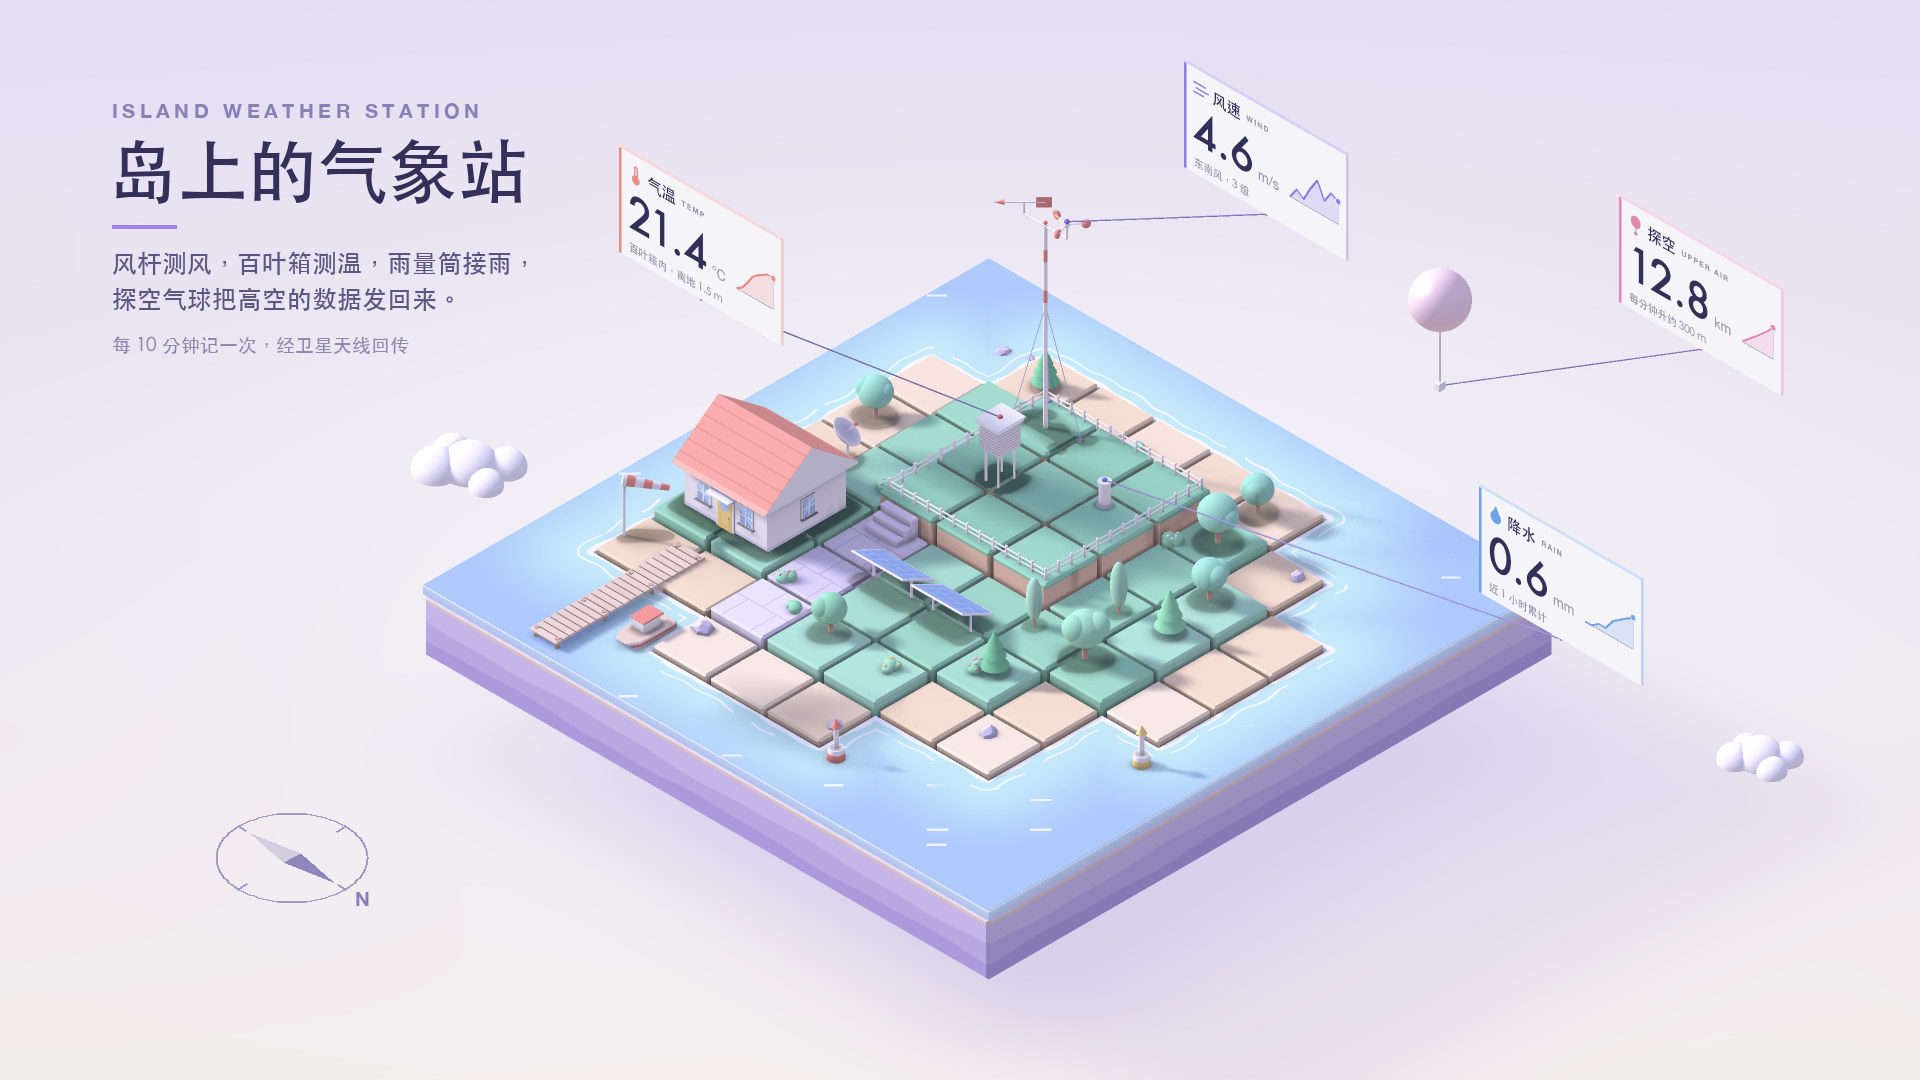

Write the Python code that produced this figure.
"""Example (isometric 2.5D): 岛上的气象站 · Island Weather Station — a pastel isometric diorama of a small island that
turns its weather into four numbers: a fenced observation plot on a raised terrace (a louvred thermometer screen,
a rain gauge, a wind mast with cup anemometer and vane), the keeper's house with a satellite dish and solar panels,
a jetty with a boat, trees, rocks and a shore of foam; a weather balloon rising with its radiosonde and two
flat-bottomed clouds. Floating data cards (wind, temperature, rain, upper air) drop slim leaders to the
instrument each number comes from. Everything is traced solids lit by one soft sun. No image model.
python3 isometric_weather_island.py [out.jpg] [--stages DIR]
"""
import os, sys, time
import numpy as np
sys.path.insert(0, os.path.join(os.path.dirname(os.path.abspath(__file__)), '..', 'lib'))
from isometric import Isometric, INK, CORAL

out = sys.argv[1] if len(sys.argv) > 1 and not sys.argv[1].startswith('--') else 'isometric_weather_island.jpg'
stages = sys.argv[sys.argv.index('--stages') + 1] if '--stages' in sys.argv else None
t0 = time.time()

iso = Isometric(1920, 1080, seed=11, scale=80, look=(5, 5, 0), at=(0.515, 0.55), record=stages is not None)

WHITE, LAV, LAVD = '#fbfaf8', '#e7e1f3', '#b9addc'

# ---- 1. the floating slab
iso.backdrop('#e4def3', '#f5eeee', '#fbf8ff')
iso.slab(0, 0, 10, 10, z0=-0.95)
iso.stage('slab')

# ---- 2. land and sea: 0 sea, 1 sand, 2 grass, 3 the raised terrace of the observation plot, 4 a paved path
levels = np.array([
    [0, 0, 0, 0, 0, 0, 0, 0, 0, 0],
    [0, 0, 1, 1, 1, 1, 1, 0, 0, 0],
    [0, 1, 2, 3, 3, 3, 2, 1, 0, 0],
    [0, 1, 2, 3, 3, 3, 2, 2, 1, 0],
    [0, 1, 2, 3, 3, 3, 2, 2, 1, 0],
    [0, 2, 2, 4, 2, 2, 2, 2, 1, 0],
    [0, 2, 2, 4, 2, 2, 2, 1, 0, 0],
    [0, 1, 1, 4, 2, 2, 1, 1, 0, 0],
    [0, 0, 0, 1, 1, 1, 0, 0, 0, 0],
    [0, 0, 0, 0, 0, 0, 0, 0, 0, 0]])
iso.tiles(levels)
iso.sea(shallow='#c3eae6', deep='#abc9f1', waves=1.0)
iso.stage('land')

G, T = 0.32, 0.60                       # grass and terrace tile tops

# ---- 3. jetty, steps from the path up to the terrace, rocks on the shore
iso.pier(7.2, 1.72, 9.85, 2.2, z=0.27)
for k in range(3):                                     # three steps from the grass up to the terrace
    x0 = 5.02 + 0.13 * (2 - k)
    iso.box(x0, 3.22, 0.0, x0 + 0.13, 3.78, 0.3 + (T - 0.3) * (k + 1) / 3.3, LAV, bevel=0.012)
for (x, y, r) in [(1.3, 1.55, 0.12), (1.15, 1.9, 0.08), (8.3, 3.25, 0.13), (7.35, 7.35, 0.11), (2.25, 7.7, 0.1),
                  (8.6, 5.9, 0.1)]:
    z = iso.top_z(x, y)
    iso.rock(x, y, z - (0.05 if z < 0.2 else 0), r)
for (x, y, col) in [(9.0, 6.3, CORAL), (6.4, 9.1, '#f7df97')]:             # two channel buoys
    iso.cylinder(x, y, 0.04, 0.24, 0.13, col, r1=0.11)
    iso.cylinder(x, y, 0.24, 0.3, 0.11, WHITE, r1=0.1)
    iso.cylinder(x, y, 0.3, 0.62, 0.035, WHITE)
    iso.cylinder(x, y, 0.62, 0.74, 0.07, col, r1=0.0)
iso.stage('shore')

# ---- 4. the keeper's house, dish and solar panels
iso.building(5.25, 1.25, 6.65, 2.75, z=G, h=0.72, wall=WHITE, roof='gable', axis='y', roof_colour='#f3a597',
             windows=(1, 2, 1), door=('+x', 2.0), trim='#e9e2f3')
iso.dish(4.5, 2.0, G, r=0.22, yaw=125, tilt=40, h=0.42)
iso.windsock(7.55, 1.1, 0.22, h=0.85, yaw=135)          # streams north-west: a south-east wind
for k in range(2):
    iso.solar_panel(6.05, 4.35 + k * 1.05, G, w=0.92, d=0.62, tilt=26, yaw=0)
iso.stage('station')

# ---- 5. the observation plot: fence, thermometer screen, rain gauge, wind mast


def stevenson(x, y, z):
    """a louvred thermometer screen on four legs, white, with a double roof"""
    for dx in (-0.14, 0.14):
        for dy in (-0.11, 0.11):
            iso.box(x + dx - 0.014, y + dy - 0.014, z, x + dx + 0.014, y + dy + 0.014, z + 0.52, WHITE, bevel=0.005)
    zb = z + 0.5
    c = np.array([1.0, 1.0, 1.0], np.float32) * np.array([0.985, 0.978, 0.972], np.float32)

    def louvre(P, n, t):
        v = np.mod((P[:, 2] - zb) / 0.042, 1.0)
        side = np.abs(n[:, 2]) < 0.5
        k = np.where(side & (v < 0.34), 0.82, np.where(side & (v < 0.42), 0.93, 1.0))
        return c * k[:, None]
    iso.box(x - 0.2, y - 0.17, zb, x + 0.2, y + 0.17, zb + 0.36, WHITE, bevel=0.01, paint=louvre)
    iso.box(x - 0.23, y - 0.2, zb + 0.38, x + 0.23, y + 0.2, zb + 0.405, WHITE, bevel=0.008)
    iso.box(x - 0.25, y - 0.22, zb + 0.43, x + 0.25, y + 0.22, zb + 0.455, WHITE, bevel=0.008)
    return np.array([x, y, zb + 0.46])


def rain_gauge(x, y, z):
    """a copper-free white gauge: base ring, body, a darker funnel opening"""
    iso.cylinder(x, y, z, z + 0.03, 0.11, LAV)
    rim = np.array([0.30, 0.28, 0.40], np.float32)

    def top(P, n, t):
        r = np.hypot(P[:, 0] - x, P[:, 1] - y)
        c = np.where((n[:, 2] > 0.9) & (r < 0.062), 0.55, 1.0)[:, None]
        return np.array([0.975, 0.97, 0.965], np.float32) * c + rim * (1 - c) * 0.0
    iso.cylinder(x, y, z + 0.03, z + 0.33, 0.08, WHITE, paint=top)
    iso.cylinder(x, y, z + 0.33, z + 0.36, 0.088, WHITE, r1=0.09)
    return np.array([x, y, z + 0.37])


def wind_mast(x, y, z, h=2.7):
    """a slim white mast with coral bands, three guy wires, a cross-arm carrying a cup anemometer and a vane"""
    top = z + h
    band = np.array([0.95, 0.62, 0.57], np.float32); wh = np.array([0.985, 0.98, 0.975], np.float32)

    def bands(P, n, t):
        f = (P[:, 2] - z) / h
        on = ((f > 0.62) & (f < 0.68)) | ((f > 0.82) & (f < 0.88))
        return np.where(on[:, None], band, wh)
    iso.cylinder(x, y, z, top, 0.032, WHITE, r1=0.024, paint=bands)
    for a in (100, 220, 340):
        ax_, ay_ = x + 0.55 * np.cos(np.radians(a)), y + 0.55 * np.sin(np.radians(a))
        iso.tube((x, y, z + h * 0.6), (ax_, ay_, z + 0.01), 0.005, '#cfc8e4', ao=False)
        iso.box(ax_ - 0.03, ay_ - 0.03, z, ax_ + 0.03, ay_ + 0.03, z + 0.04, LAVD, bevel=0.01)
    arm0, arm1 = np.array([x, y - 0.38, top - 0.02]), np.array([x, y + 0.38, top - 0.02])
    iso.tube(arm0, arm1, 0.016, WHITE)
    # cup anemometer on the +y end
    ax_, ay_ = arm1[0], arm1[1]
    iso.cylinder(ax_, ay_, top - 0.02, top + 0.2, 0.014, WHITE)
    iso.cylinder(ax_, ay_, top + 0.17, top + 0.23, 0.035, WHITE)
    for k in range(3):
        a = np.radians(20 + 120 * k)
        e = np.array([ax_ + 0.24 * np.cos(a), ay_ + 0.24 * np.sin(a), top + 0.2])
        iso.tube((ax_, ay_, top + 0.2), e, 0.008, WHITE)
        tng = np.degrees(a) + 90                                       # cups open sideways, all the same way round
        iso.ellipsoid(e, (0.062, 0.062, 0.062), CORAL, yaw=tng, clip=[((np.cos(np.radians(tng)), np.sin(np.radians(tng)), 0),
                                                                    np.cos(np.radians(tng)) * e[0] + np.sin(np.radians(tng)) * e[1])])
    # wind vane on the -y end: shaft, pointer, tail fin
    vx, vy = arm0[0], arm0[1]
    iso.cylinder(vx, vy, top - 0.02, top + 0.16, 0.014, WHITE)
    yaw = -45.0                                                        # points into the wind: south-east (north is +y)
    d = np.array([np.cos(np.radians(yaw)), np.sin(np.radians(yaw)), 0])
    c = np.array([vx, vy, top + 0.16])
    iso.tube(c - d * 0.27, c + d * 0.24, 0.011, WHITE)
    iso.tube(c + d * 0.24, c + d * 0.37, 0.038, CORAL, r1=0.0)
    iso.obox(c - d * 0.25, (0.2, 0.014, 0.16), yaw=yaw, colour=CORAL, bevel=0.005)
    iso.sphere(x, y, top + 0.035, 0.028, CORAL)                          # obstruction light
    return np.array([ax_, ay_, top + 0.24])


iso.fence([(2.12, 3.12), (4.88, 3.12), (4.88, 5.88), (2.12, 5.88)], z=T, h=0.18, closed=True, spacing=0.23)
a_screen = stevenson(3.75, 3.95, T)
a_rain = rain_gauge(3.2, 5.25, T)
a_wind = wind_mast(2.55, 3.55, T, h=3.1)
iso.stage('instruments')

# ---- 6. trees, bushes, the boat
for (x, y, s_, k) in [(2.5, 6.55, 1.05, 'round'), (3.45, 7.35, 0.9, 'round'), (4.3, 7.5, 1.0, 'pine'),
                      (5.45, 7.15, 1.05, 'round'), (6.45, 6.55, 0.95, 'pine'), (1.55, 2.55, 0.9, 'pine'),
                      (1.6, 6.35, 0.85, 'round'), (4.45, 6.75, 0.85, 'poplar'), (5.4, 6.2, 0.8, 'poplar'),
                      (7.3, 4.5, 0.85, 'round'), (3.5, 1.5, 0.9, 'round')]:
    iso.tree(x, y, iso.top_z(x, y), s_, k)
for (x, y, fl) in [(6.85, 3.25, '#f6b3c4'), (5.15, 1.05, None), (7.35, 5.65, '#f7df97'), (1.7, 4.4, None),
                  (6.6, 6.35, '#f6b3c4'), (2.95, 6.2, '#fbfaf8'), (4.6, 2.8, '#c9b8f2'), (7.3, 3.8, None)]:
    iso.tree(x, y, iso.top_z(x, y), 1.1 if fl else 1.0, 'bush', flowers=fl)
iso.boat(8.9, 2.72, 0.14, length=0.95, width=0.38, yaw=0)
iso.stage('trees')

# ---- 7. the sky: a rising weather balloon and two clouds
bx, by, bz = iso.unproject(1440, 300, 4.4)
iso.balloon(bx, by, bz, r=0.4, colour='#fbe3ea', string=0.85)
a_ball = np.array([bx, by, bz - 0.4 - 0.85 - 0.06])
cx, cy, cz = iso.unproject(470, 470, 3.0)
iso.cloud(cx, cy, cz, 0.95)
cx, cy, cz = iso.unproject(1760, 760, 2.4)
iso.cloud(cx, cy, cz, 0.7)
iso.stage('sky')

# ---- 8. data cards, each with a leader to its instrument
cards = [
    dict(at=(700, 300), z=2.6, title='气温', tag='TEMP', value='21.4', unit='°C', note='百叶箱内，离地 1.5 m', icon='temp',
         series=[16.2, 16.8, 18.1, 19.6, 20.4, 21.0, 21.6, 21.4], anchor=a_screen, accent='#f08f86'),
    dict(at=(1265, 215), z=4.2, title='风速', tag='WIND', value='4.6', unit='m/s', note='东南风，3 级', icon='wind',
         series=[3.1, 3.8, 3.4, 4.4, 5.2, 4.1, 4.9, 4.6], anchor=a_wind, accent='#8f7ee6'),
    dict(at=(1700, 350), z=3.6, title='探空', tag='UPPER AIR', value='12.8', unit='km', note='每分钟升约 300 m', icon='balloon',
         series=[0, 1.6, 3.3, 5.0, 6.8, 8.6, 10.6, 12.8], anchor=a_ball, accent='#e98bb4'),
    dict(at=(1560, 640), z=1.8, title='降水', tag='RAIN', value='0.6', unit='mm', note='近 1 小时累计', icon='rain',
         series=[0, 0, 0.1, 0.1, 0.3, 0.4, 0.5, 0.6], anchor=a_rain, accent='#6fa8e8'),
]
for c in cards:
    x, y, z = iso.unproject(*c['at'], z=c['z'])
    iso.card(x, y, z, 2.9, 1.65, facing='+x', title=c['title'], tag=c['tag'], value=c['value'], unit=c['unit'],
             note=c['note'], icon=c['icon'], series=c['series'], anchor=c['anchor'], accent=c['accent'])

# ---- title and caption, set flat on top
iso.text('ISLAND WEATHER STATION', 112, 118, 20, '#8a80b8', font='sans_bold', spacing=4.5)
iso.text('岛上的气象站', 108, 196, 70, INK)
iso.rule(112, 226, 176, 226, '#9d86e8', 4)
iso.text('风杆测风，百叶箱测温，雨量筒接雨，', 112, 272, 25, '#5b5782')
iso.text('探空气球把高空的数据发回来。', 112, 308, 25, '#5b5782')
iso.text('每 10 分钟记一次，经卫星天线回传', 112, 352, 19, '#8f88b0')
kx, ky, kz = iso.unproject(292, 858, iso.floor)
iso.compass(kx, ky, kz, r=0.95, north=(0, 1))                       # north is +y: the 10:40 sun stands in the south-east
iso.save(out, stages_dir=stages)
print('saved', out, f'{time.time() - t0:.1f}s')
